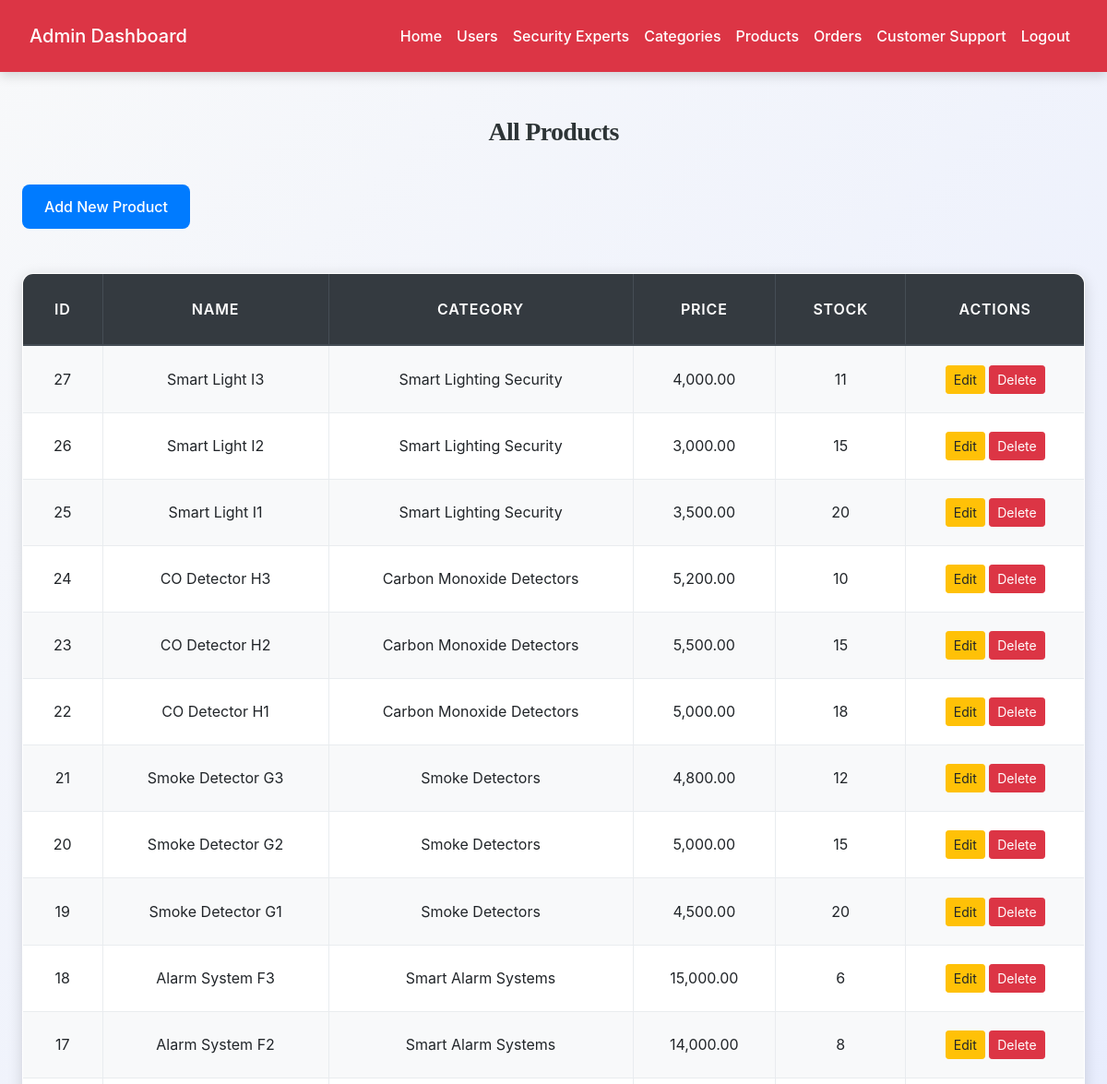
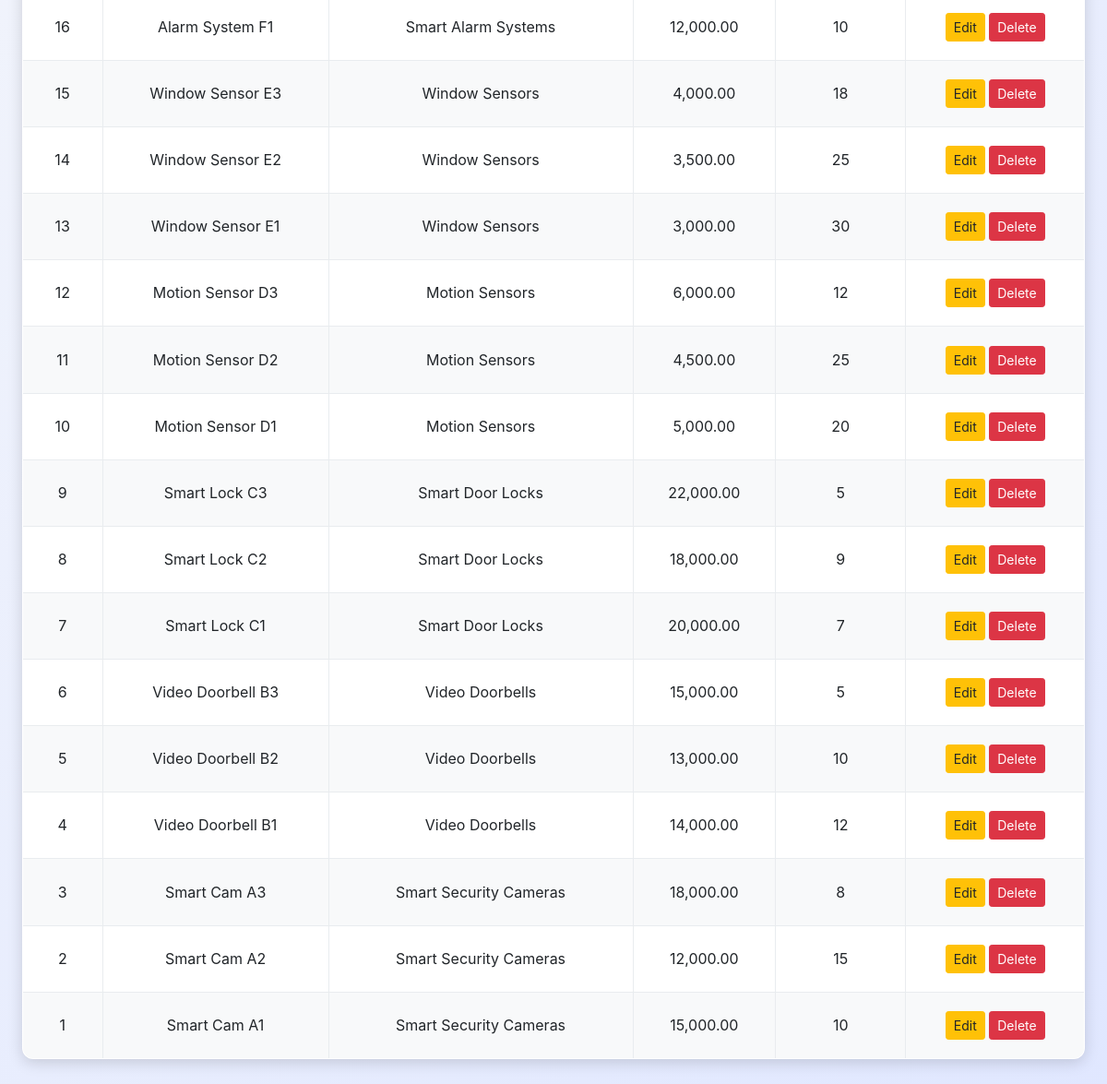
/admin/view_product.php (signed in), run on the app's committed database (2 pictures, top to bottom).
### tables this page shows
CREATE TABLE `products` (
  `id` int(11) NOT NULL,
  `name` varchar(200) NOT NULL,
  `description` text DEFAULT NULL,
  `price` decimal(10,2) NOT NULL,
  `category_id` int(11) NOT NULL,
  `stock_quantity` int(11) DEFAULT 0,
  `image` varchar(255) DEFAULT 'uploads/default.png',
  `brand` varchar(100) DEFAULT NULL,
  `features` longtext DEFAULT NULL CHECK (json_valid(`features`)),
  `specifications` longtext DEFAULT NULL CHECK (json_valid(`specifications`)),
  `suitable_home_types` longtext DEFAULT NULL CHECK (json_valid(`suitable_home_types`)),
  `created_at` timestamp NOT NULL DEFAULT current_timestamp()
);

CREATE TABLE `categories` (
  `id` int(11) NOT NULL,
  `name` varchar(100) DEFAULT NULL
);

### admin/view_product.php (the view, shortened to what this page needs)
<?php
include('config.php');
$result = mysqli_query($conn, "SELECT p.*, c.name AS category_name FROM products p
                               LEFT JOIN categories c ON p.category_id=c.id ORDER BY p.id DESC");
?>
<!DOCTYPE html>
<html>
<head>
    <link rel="stylesheet" href="https://cdn.jsdelivr.net/npm/bootstrap@4.6.2/dist/css/bootstrap.min.css">
    <link rel="stylesheet" href="../css/style.css">
</head>
<body>
    <?php include('admin_navbar.php'); ?>
    <div class="container mt-5">
        <h3>All Products</h3>
        <a href="add_product.php" class="btn btn-primary mb-3">Add New Product</a>
        <table class="table table-bordered table-striped text-center">
            <thead class="thead-dark">
                <tr>
                    <th>ID</th>
                    <th>Name</th>
                    <th>Category</th>
                    <th>Price</th>
                    <th>Stock</th>
                    <th>Actions</th>
                </tr>
            </thead>
            <tbody>
                <?php while ($row = mysqli_fetch_assoc($result)) { ?>
                    <tr>
                        <td><?= $row['id'] ?></td>
                        <td><?= htmlspecialchars($row['name']) ?></td>
                        <td><?= htmlspecialchars($row['category_name']) ?></td>
                        <td><?= number_format($row['price'], 2) ?></td>
                        <td><?= $row['stock_quantity'] ?></td>
                        <td>
                            <a href="edit_product.php?id=<?= $row['id'] ?>" class="btn btn-warning btn-sm">Edit</a>
                            <button class="btn btn-danger btn-sm"
                                onclick="deleteProduct('<?= $row['id'] ?>', '<?= htmlspecialchars($row['name']) ?>')"
                                data-toggle="modal" data-target="#deleteModal">Delete</button>
                        </td>
                    </tr>
                <?php } ?>
            </tbody>
        </table>
    </div>
</body>
</html>

### css/style.css (style rules this page uses)
:root { --primary: #007bff; --secondary: #6c757d; --success: #28a745; --info: #17a2b8; --warning: #ffc107; --danger: #dc3545; --light: #f8f9fa; --dark: #2d3436; --accent: #ff6f61; --highlight: #6f42c1; --shadow: rgba(0, 0, 0, 0.15); --transition: all 0.3s ease-in-out; }
body { font-family: 'Inter', 'Segoe UI', Tahoma, Geneva, Verdana, sans-serif; background: linear-gradient(135deg, var(--light) 0%, #e0e7ff 100%); color: var(--dark); line-height: 1.8; margin: 0; padding: 0; min-height: 100vh; font-size: 16px; }
h1, h2, h3, h4 { text-align: center; margin: 2.5rem 0; font-family: 'Georgia', 'Times New Roman', serif; color: var(--dark); font-weight: 700; letter-spacing: -0.025em; }
h3 { font-size: 1.75rem; }
.container { max-width: 1200px; margin: 0 auto 3rem; padding: 0 1.5rem; }
.table { width: 100%; border-collapse: collapse; margin: 2rem 0; font-size: 1rem; background-color: #ffffff; border-radius: 12px; overflow: hidden; box-shadow: 0 4px 16px var(--shadow); transition: var(--transition); }
.table th, .table td { padding: 1.25rem; border: 1px solid #e9ecef; text-align: center; vertical-align: middle; }
.table thead th { background-color: rgb(0, 0, 0); color: white; font-weight: 600; text-transform: uppercase; letter-spacing: 0.05em; padding: 1.5rem; }
.table tbody tr { transition: var(--transition); }
.table tbody tr:nth-child(odd) { background-color: var(--light); }
.btn-primary { background-color: var(--primary); color: #fff; border: none; border-radius: 8px; padding: 0.75rem 1.5rem; font-size: 1rem; font-weight: 500; cursor: pointer; transition: var(--transition); display: inline-flex; align-items: center; justify-content: center; }
a { color: var(--primary); text-decoration: none; font-weight: 500; transition: var(--transition); }

### data on the page
products: id "27", name "Smart Light I3", category.name "Smart Lighting Security", price "4,000.00", stock_quantity "11"
products: id "26", name "Smart Light I2", category.name "Smart Lighting Security", price "3,000.00", stock_quantity "15"
products: id "25", name "Smart Light I1", category.name "Smart Lighting Security", price "3,500.00", stock_quantity "20"
products: id "24", name "CO Detector H3", category.name "Carbon Monoxide Detectors", price "5,200.00", stock_quantity "10"
products: id "23", name "CO Detector H2", category.name "Carbon Monoxide Detectors", price "5,500.00", stock_quantity "15"
products: id "22", name "CO Detector H1", category.name "Carbon Monoxide Detectors", price "5,000.00", stock_quantity "18"
products: id "21", name "Smoke Detector G3", category.name "Smoke Detectors", price "4,800.00", stock_quantity "12"
products: id "20", name "Smoke Detector G2", category.name "Smoke Detectors", price "5,000.00", stock_quantity "15"
products: id "19", name "Smoke Detector G1", category.name "Smoke Detectors", price "4,500.00", stock_quantity "20"
products: id "18", name "Alarm System F3", category.name "Smart Alarm Systems", price "15,000.00", stock_quantity "6"
products: id "17", name "Alarm System F2", category.name "Smart Alarm Systems", price "14,000.00", stock_quantity "8"
products: id "16", name "Alarm System F1", category.name "Smart Alarm Systems", price "12,000.00", stock_quantity "10"
products: id "15", name "Window Sensor E3", category.name "Window Sensors", price "4,000.00", stock_quantity "18"
products: id "14", name "Window Sensor E2", category.name "Window Sensors", price "3,500.00", stock_quantity "25"
products: id "13", name "Window Sensor E1", category.name "Window Sensors", price "3,000.00", stock_quantity "30"
products: id "12", name "Motion Sensor D3", category.name "Motion Sensors", price "6,000.00", stock_quantity "12"
products: id "11", name "Motion Sensor D2", category.name "Motion Sensors", price "4,500.00", stock_quantity "25"
products: id "10", name "Motion Sensor D1", category.name "Motion Sensors", price "5,000.00", stock_quantity "20"
products: id "9", name "Smart Lock C3", category.name "Smart Door Locks", price "22,000.00", stock_quantity "5"
products: id "8", name "Smart Lock C2", category.name "Smart Door Locks", price "18,000.00", stock_quantity "9"
products: id "7", name "Smart Lock C1", category.name "Smart Door Locks", price "20,000.00", stock_quantity "7"
products: id "6", name "Video Doorbell B3", category.name "Video Doorbells", price "15,000.00", stock_quantity "5"
products: id "5", name "Video Doorbell B2", category.name "Video Doorbells", price "13,000.00", stock_quantity "10"
products: id "4", name "Video Doorbell B1", category.name "Video Doorbells", price "14,000.00", stock_quantity "12"
products: id "3", name "Smart Cam A3", category.name "Smart Security Cameras", price "18,000.00", stock_quantity "8"
products: id "2", name "Smart Cam A2", category.name "Smart Security Cameras", price "12,000.00", stock_quantity "15"
products: id "1", name "Smart Cam A1", category.name "Smart Security Cameras", price "15,000.00", stock_quantity "10"
